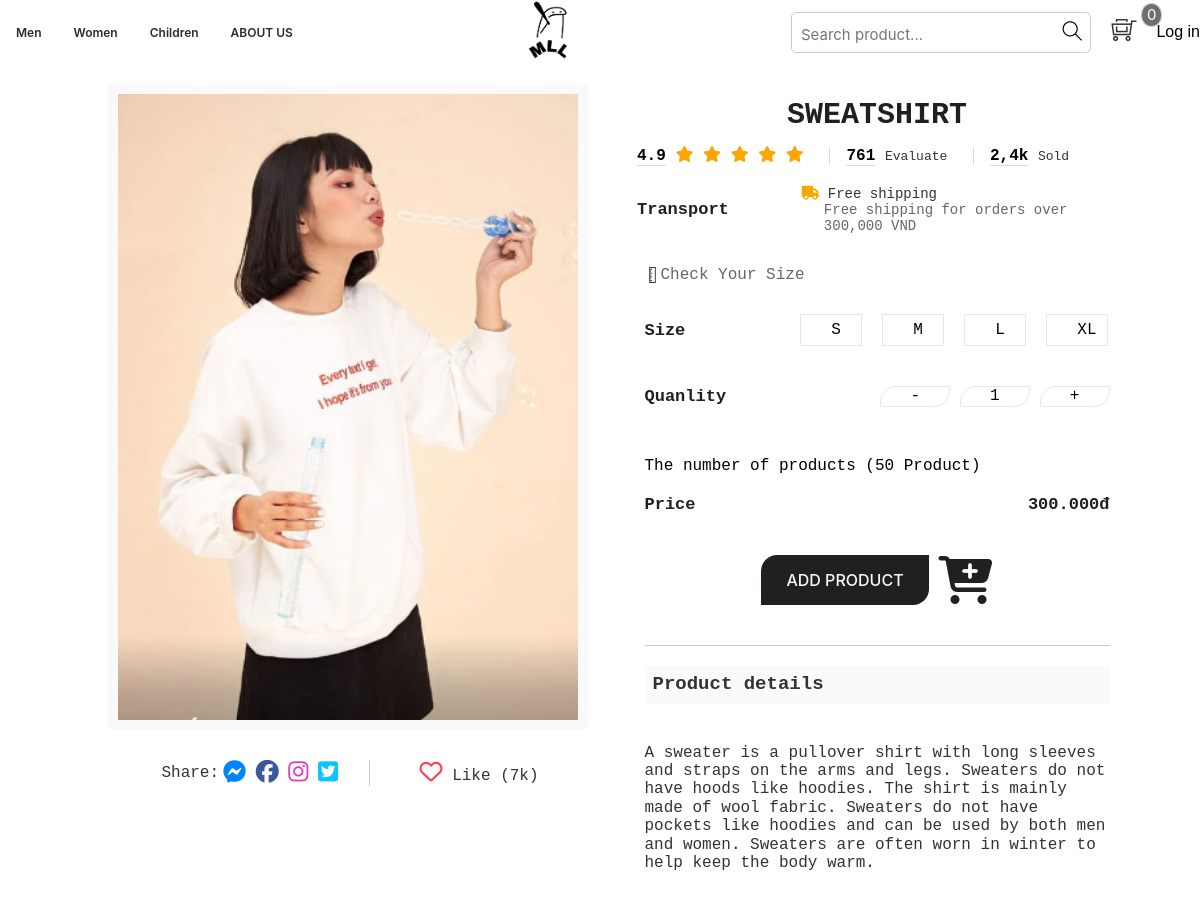
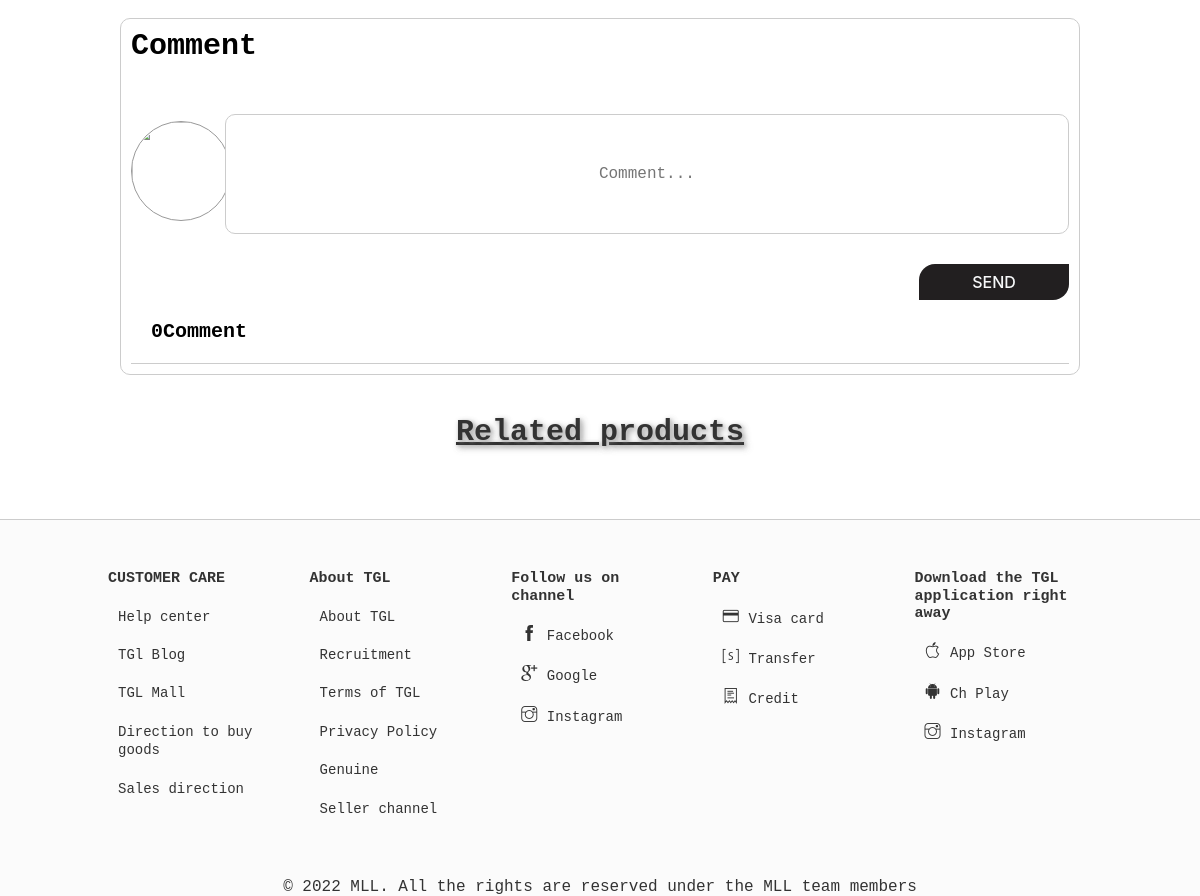
The page /chitietsanpham.php?productId=1 on the database its author committed (2 pictures, top to bottom).
### tables this page shows
CREATE TABLE `tbl_product` (
  `productId` int(100) NOT NULL,
  `productName` tinytext NOT NULL,
  `catId` int(110) NOT NULL,
  `brandId` int(110) NOT NULL,
  `product_desc` text NOT NULL,
  `type` int(11) NOT NULL,
  `price` bigint(255) NOT NULL,
  `image` varchar(255) NOT NULL,
  `typeProductId` int(100) NOT NULL,
  `quantity` bigint(20) NOT NULL
);

### classses/product.php (called while the page is built, shortened)
<?php
$filepath = realpath(dirname(__FILE__));
include_once($filepath . '/../lib/database.php');
?>
<?php
class product
{
    private $db;
    public function __construct()
    {
        $this->db = new Database();
    }
    public function getProduct_Details($id)
    {
        $query = "SELECT pd.* , cat.catName , br.brandName
            FROM tbl_product AS pd INNER JOIN category AS cat ON pd.catId=cat.catId
            INNER JOIN tbl_brand AS br ON pd.brandId=br.brandId
            WHERE pd.productId = '$id' ";
        $result = $this->db->select($query);
        return $result;
    }
}
?>

### lib/database.php (called while the page is built, shortened)
<?php
    Class Database{
        public $host   = DB_HOST;
        public $user   = DB_USER;
        public $pass   = DB_PASS;
        public $dbname = DB_NAME;
        public $link;
        private function connectDB(){
        $this->link = new mysqli($this->host, $this->user, $this->pass,
            $this->dbname);
        }
        public function select($query){
            $result = $this->link->query($query) or
            die($this->link->error.__LINE__);
            if($result->num_rows > 0){
                return $result;
            } else {
                return false;
            }
        }
}

### inc/handle.php (called while the page is built, shortened)
<?php
    include_once 'lib/session.php';
?>
<?php
    include_once 'lib/database.php';
	$product = new product();
?>

### lib/session.php (called while the page is built, shortened)
<?php
class Session{
 public static function get($key){
    if (isset($_SESSION[$key])) {
     return $_SESSION[$key];
    } else {
     return false;
    }
 }
}
?>

### chitietsanpham.php (the view, shortened to what this page needs)
<?php include './inc/handle.php' ?>
<!DOCTYPE html>
<html lang="en">
<head>
    <link rel="stylesheet" href="assets/css/comment.css">
    <link rel="stylesheet" href="assets/css/chitietsp.css">
    <link rel="stylesheet" href="assets/css/grid.css">
    <link rel="stylesheet" href="assets/css/base.css">
    <link rel="stylesheet" href="assets/css/main.css">
    <link rel="stylesheet" href="https://cdnjs.cloudflare.com/ajax/libs/normalize/8.0.1/normalize.min.css">
    <link rel="stylesheet" href="assets/font/themify-icons/themify-icons.css">
    <link rel="stylesheet" href="https://pro.fontawesome.com/releases/v5.10.0/css/all.css" />
    <link rel="stylesheet" href="/assets/font/fontawesome-free-5.15.4-web/css/all.min.css">
    <link rel="stylesheet" href="fancybox/jquery.fancybox.css?v=2.0.4" type="text/css" media="screen" />
</head>
<?php
if (!isset($_GET['productId']) || $_GET['productId'] == NULL) {
} else {
    $id = $_GET['productId'];
}
?>
<body>
    <div class="grid">
        <section class="app">
            <?php include 'inc/header.php' ?>
        </section>
    </div>
    <div class="PC">
        <div class="grid wide">
            <?php
            $get_productDetails = $product->getProduct_Details($id);
            if ($get_productDetails) {
                while ($result_Details = $get_productDetails->fetch_assoc()) {
            ?>
                    <div class="app_details">
                        <div class="row">
                            <div class="col l-6 " style="font-family: var(--font-family-monospace);">
                                <div class="app_details-img">
                                    <img src="./admin/upload/<?php echo $result_Details['image'] ?>" alt="" class="content-img">
                                </div>
                                <div>
                                    <div class="app_details-item">
                                        <div class="app_details-item-1">
                                            <span>Share:</span>
                                            <span class="app_details-item-app">
                                                <i class="fab fa-facebook-messenger"></i>
                                                <i class="fab fa-facebook"></i>
                                                <i class="fab fa-instagram"></i>
                                                <i class="fab fa-twitter-square"></i>
                                            </span>
                                        </div>
                                        <div class="app_details-item-2">
                                            <i class="far fa-heart"></i>
                                            <span>Like (7k)</span>
                                        </div>
                                    </div>
                                </div>
                            </div>
                            <div class="col l-6">
                                <div class="home-product-icon">
                                    <h3 class="home-product-item__line"><?php echo $result_Details['productName'] ?></h3>
                                    <div class="home-product-item__sales">
                                        <span class="home-product-item__sales-star">
                                            <span class="home-product-item__time ">4.9</span>
                                            <i class="fas fa-star"></i>
                                            <i class="fas fa-star"></i>
                                            <i class="fas fa-star"></i>
                                            <i class="fas fa-star"></i>
                                            <i class="fas fa-star"></i>
                                        </span>
                                        <span class="home-product-item__time ">761</span>
                                        <span class="home-product-item__click ">Evaluate</span>
                                        <span class="home-product-item__time ">2,4k</span>
                                        <span class="home-product-item__click">Sold</span>
                                    </div>
                                    <div class="home-product-item__ship">
                                        <span class="home-product-item__ship-title">Transport</span>
                                        <div class="home-product-item__ship-with">
                                            <p class="home-product-item__ship-content">
                                                <i class="fas fa-truck"></i>
                                                Free shipping
                                            </p>
                                            <p class="home-product-item__ship-canle">Free shipping for orders over 300,000 VND</p>
                                        </div>
                                    </div>
                                    <div class="all-form-controls">
                                        <form action="" method="post">
                                            <div style="display: flex;align-items: center;">
                                                <span class="ti-ruler"></span>
                                                <a href="" onclick="resgiter(event)" class="navbar-item-link text-bold navbar__item--separate" style="color: #666;">Check Your Size</a>
                                            </div>
                                            <div class="home-product-item-size">
                                                <span>Size</span>
                                                <div class="home-product-item-size_input">
                                                    <input type="button" class="btn_size" name="" value="S">
                                                    <input type="button" class="btn_size" name="" value="M">
                                                    <input type="button" class="btn_size" name="" value="L">
                                                    <input type="button" class="btn_size" name="" value="XL">
                                                </div>
                                            </div>
                                            <div class="buy_now">
                                                <span>Quanlity</span>
                                                <div class="home-product-item-size_quantity">
                                                    <input type="button" class="btn_quantity" value="-" onclick="down()">
                                                    <input readonly="readonly" type="text" id="input_quantity" value="1" name="quantity">
                                                    <input type="button" class="btn_quantity" value="+" onclick="up()">
                                                </div>
                                            </div>
                                            <div style="padding: 20px 0;color: black;">
                                                <?php if ($result_Details['quantity'] > 0) {
                                                ?>
                                                    <span>The number of products (<?php echo $result_Details['quantity'] ?> Product)</span>
                                                    <?php
                                                } else {
                                                ?>
                                                    <span style="color: red ;">The product is out of stock</span>
                                                <?php
                                                }
                                                    ?>
                                            </div>
                                            <div class="price-product">
                                                <span>Price</span>
                                                <span><?php echo number_format($result_Details['price'], 0, ',', '.') . "" . "đ"  ?></span>
                                            </div>
                                            <div style="text-align: center;padding: 40px;align-items: center; display: flex; justify-content: center;     border-bottom: 1px solid #ccc;">
                                                <?php
                                                if (Session::get('user_login') == false) {
                                                ?>
                                                    <input type="button" value="Add product" class="btn--primary" onclick="swal_login_false()"><i class="fas fa-cart-plus" style="margin-left:10px; font-size:48px;"></i></input>
                                                <?php
                                                } else {
                                                ?>
                                                    <input type="submit" name="submit" value="Add product" class="btn--primary"><i class="fas fa-cart-plus" style="margin-left:10px; font-size:48px;"></i></input>
                                                <?php
                                                }
                                                ?>
                                            </div>
                                            <div class="app_content">
                                                <div class="home-title">
                                                    <h4 class="home-title-all">Product details</h4>
                                                    <span><?php echo $result_Details['product_desc'] ?></span>
                                                </div>
                                            </div>
                                        </form>
                                    </div>
                                </div>
                            </div>
                        </div>
                    </div>
            <?php
                }
            }
            ?>
            <div class="col l-12">
                <div class="comment" style="border: 1px solid #ccc;border-radius: 10px;padding: 10px;">
                    <section style="border-bottom: 1px solid #ccc;">
                        <div style="display: flex;">
                            <h2 class="comment-title">Comment
                        </div>
                        <form action="" method="post">
                            <div style="display: flex;align-items: center;justify-content: space-between;">
                                <?php
                                if (Session::get('user_login') == false) {
                                ?>
                                    <section style="width: 10%;">
                                        <img class="comment-ipname" src="./assets/img/About-Nike-Team_original.jpg" alt="">
                                    </section>
                                    <?php
                                }
                                ?>
                                <section style="width: 90%;">
                                    <input pattern="\S+.*" autocomplete="off" class="comment-tacontent" name="content" placeholder="Comment..."></input>
                                </section>
                            </div>
                            <section style="display: flex;align-items: center;justify-content: end;">
                                <input class="comment-ipsubmit" type="submit" name="comments" value="Send">
                            </section>
                            <div>
                                <?php
                                $p = $_GET['productId'];
                                $count_comment = $user->display_comment($p);
                                if (empty($count_comment)) {
                                    $count_comment = 0;
                                } else {
                                    $count_comment = mysqli_num_rows($count_comment);
                                }
                                ?>
                                <div class="sort_comment">
                                    <?php echo $count_comment ?>Comment
                                </div>
                            </div>
                        </form>
                    </section>
                </div>
            </div>
            <div class="related_products">
                <h3>Related products</h1>
            </div>
        </div>
    </div>
    <?php include './inc/footer.php' ?>
</body>
</html>

### rows shown on the page
tbl_product: image (picture), productName "SWEATSHIRT", quantity "50", price "300.000", product_desc "A sweater is a pullover shirt with long sleeves and straps on the arms and legs. Sweaters do not have hoods like hoodies. The shirt is mainly made of wool fabric. Sweaters do not have pockets like hoodies and can be used by both men and women. Sweaters are often worn in winter to help keep the body warm."

### other values the page prints
$count_comment "0"
